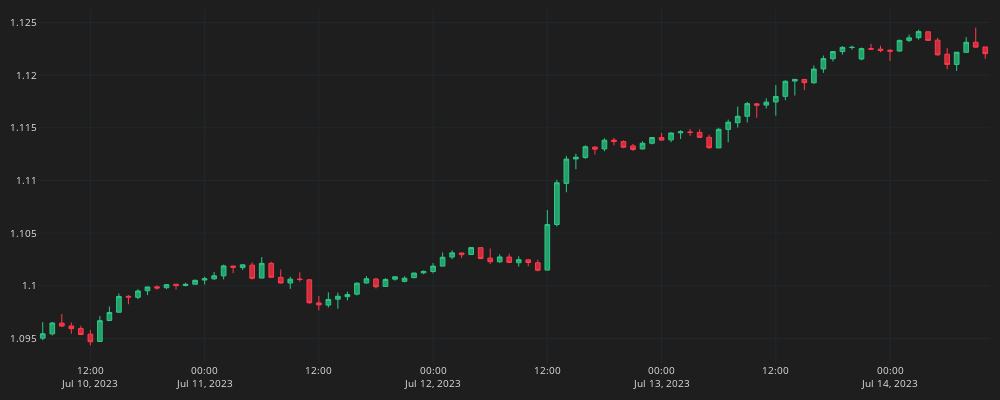

Notebook source saved alongside this figure:
### Markdown cell above
First use(s) of plotly library.  Note: "go" acronym references 'graph_objects'.  Not to be confused with Golang - which I've also been playing with recently.  It's all fun!!

### Code cell
fig = go.Figure()
fig.add_trace(go.Candlestick(
    x=df_plot.time, open=df_plot.mid_o, high=df_plot.mid_h, low = df_plot.mid_l, close=df_plot.mid_c,
    line=dict(width=1), opacity=1,
    increasing_fillcolor="#24A06B",
    decreasing_fillcolor="#CC2E3C",
    increasing_line_color="#2EC886",
    decreasing_line_color="#FF3A4C"
    ))
fig.update_layout(width=1000, height=400, paper_bgcolor = "#1e1e1e", plot_bgcolor = "#1e1e1e",
                margin=dict(l=10, b=10, t=10, r=10), 
                font=dict(size=10, color="#e1e1e1"))
fig.update_xaxes(gridcolor="#1f292f",
                 showgrid=True,
                 fixedrange=True,
                 rangeslider=dict(visible=False))
fig.update_yaxes(gridcolor="#1f292f",
                 showgrid=True)
fig.show()
